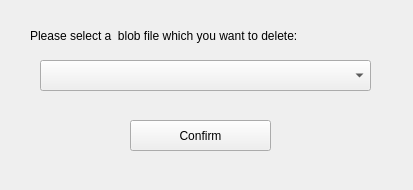
<?xml version="1.0" encoding="UTF-8"?>
<ui version="4.0">
 <class>del_blob</class>
 <widget class="QWidget" name="del_blob">
  <property name="geometry">
   <rect>
    <x>0</x>
    <y>0</y>
    <width>413</width>
    <height>190</height>
   </rect>
  </property>
  <property name="windowTitle">
   <string>Form</string>
  </property>
  <widget class="QLabel" name="label">
   <property name="geometry">
    <rect>
     <x>30</x>
     <y>20</y>
     <width>391</width>
     <height>31</height>
    </rect>
   </property>
   <property name="text">
    <string>Please select a  blob file which you want to delete:</string>
   </property>
  </widget>
  <widget class="QComboBox" name="del_file">
   <property name="geometry">
    <rect>
     <x>40</x>
     <y>60</y>
     <width>331</width>
     <height>31</height>
    </rect>
   </property>
  </widget>
  <widget class="QPushButton" name="comfirm_btn">
   <property name="geometry">
    <rect>
     <x>130</x>
     <y>120</y>
     <width>141</width>
     <height>31</height>
    </rect>
   </property>
   <property name="text">
    <string>Confirm</string>
   </property>
  </widget>
 </widget>
 <resources/>
 <connections/>
</ui>
